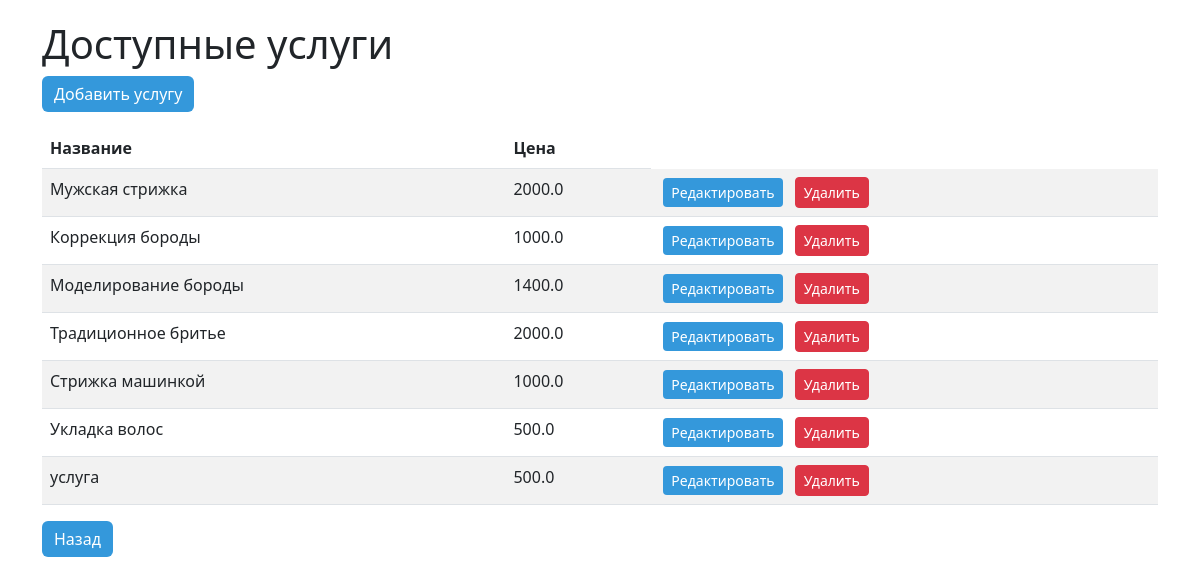
Page /serv on the committed database.
### models.py (models this page shows, shortened)
class Service(db.Model):
    id = db.Column(db.Integer, primary_key=True)
    name = db.Column(db.String(50), nullable=False)
    rate = db.Column(db.Float, nullable=False)

### app.py (the view)
@app.route('/serv')
def service():
    servs = Service.query.all()
    return render_template('serv.html',servs=servs)

### templates/serv.html (shortened to what this page needs)
<!DOCTYPE html>
<html lang="ru" xmlns="http://www.w3.org/1999/html">
<head>
    <link href="https://cdn.jsdelivr.net/npm/bootstrap@5.2.3/dist/css/bootstrap.min.css" rel="stylesheet">
    <link rel="stylesheet" href="https://cdnjs.cloudflare.com/ajax/libs/font-awesome/4.7.0/css/font-awesome.min.css">
    <link rel="stylesheet" href="{{ url_for('static', filename='custom.css') }}">
</head>
<body>
<div class="container">
    <h1>Доступные услуги</h1>
    <a href="addserv" class="btn btn-primary mb-3">Добавить услугу</a>
    <table class="table table-striped">
        <thead>
            <tr>
                <th>Название</th>
                <th>Цена</th>
            </tr>
        </thead>
        <tbody>
        {%for serv in servs %}
            <tr>
                    <td>{{ serv.name }}</td>
                    <td>{{ serv.rate }}</td>
                    <td>
                        <a href="{{ url_for('edit_serv', id=serv.id) }}" class="btn btn-sm btn-primary mx-1">Редактировать</a>
                        <form method="post" action="{{ url_for('delete_serv', id=serv.id)}}" style="display: inline">
                            <button type="submit" class="btn btn-sm btn-danger mx-1">Удалить</button>
                        </form>
                    </td>
            </tr>
        {% endfor %}
        </tbody>
    </table>
    <a href="/" class="btn btn-primary mb-3">Назад</a>
</div>
</body>
</html>

### static/custom.css (style rules this page uses)
:root { --primary-color: #3498db; // голубой --secondary-color: #e74c3c; // красный --text-color: #333; // черный }
h1, h2, h3 { color: var(--text-color); }
.btn-primary { background-color: var(--primary-color); color: #fff; border: none; }
.container { margin-top: 20px; }
body { background-color: #5b638200; }
a { color: #00d3fd; text-decoration: underline; }

### rows in the picture
Service: name "Мужская стрижка", rate "2000.0"
Service: name "Коррекция бороды", rate "1000.0"
Service: name "Моделирование бороды", rate "1400.0"
Service: name "Традиционное бритье", rate "2000.0"
Service: name "Стрижка машинкой", rate "1000.0"
Service: name "Укладка волос", rate "500.0"
Service: name "услуга", rate "500.0"
